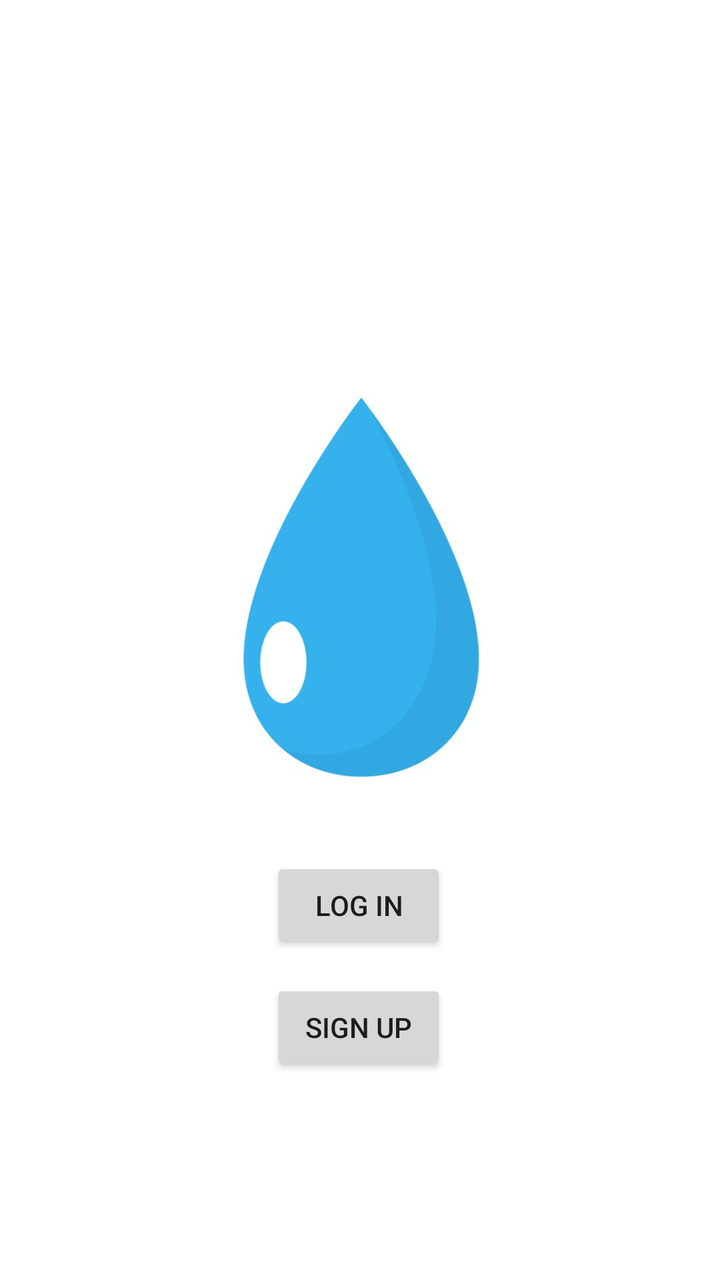
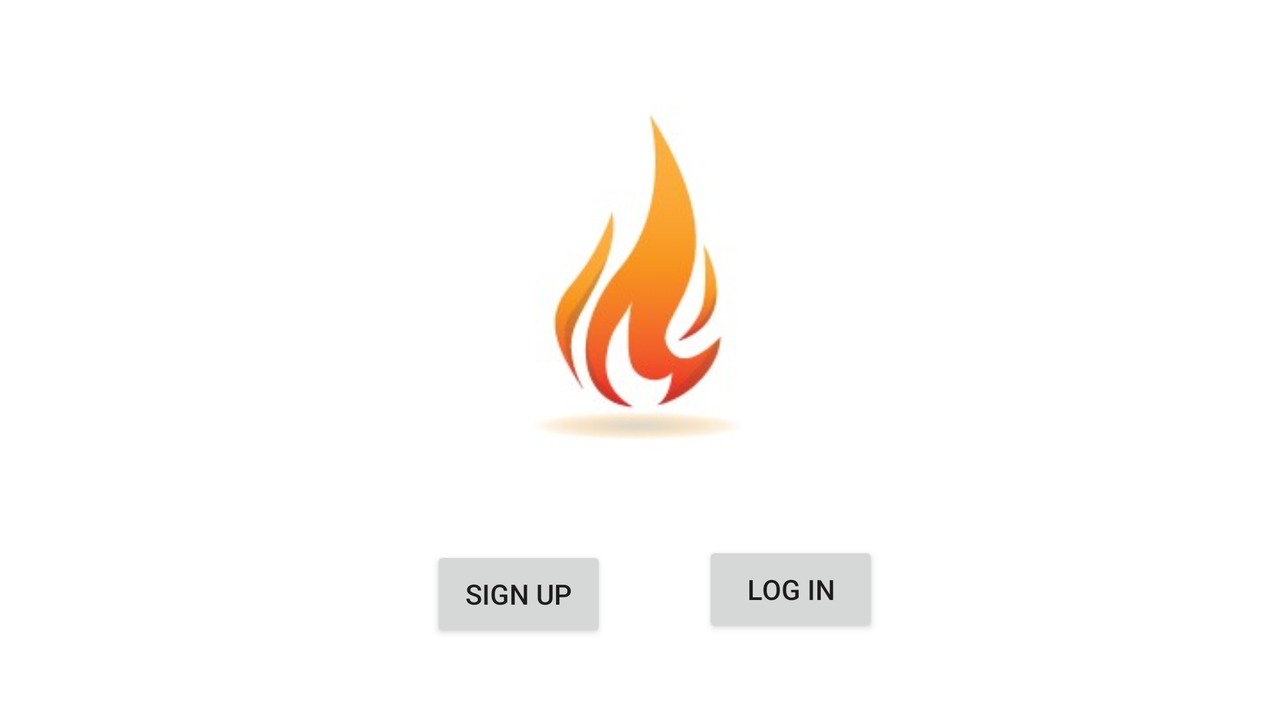

An Android layout and its configuration variant, each rendered on a device that would load it. The default file and the variant file are quoted in full after the pictures.
<!-- AndroidManifest.xml: application theme Theme.Fireandwater -->
<!-- res/layout/fragment_start.xml -->
<?xml version="1.0" encoding="utf-8"?>
<androidx.constraintlayout.widget.ConstraintLayout
    xmlns:android="http://schemas.android.com/apk/res/android"
    xmlns:app="http://schemas.android.com/apk/res-auto"
    xmlns:tools="http://schemas.android.com/tools"
    android:layout_width="match_parent"
    android:layout_height="match_parent"
    android:orientation="horizontal"
    tools:context=".StartFragment">

    <ImageView
        android:id="@+id/startWaterImageView"
        android:layout_width="367dp"
        android:layout_height="640dp"
        android:contentDescription="@string/water_on_first_screen"
        android:src="@drawable/start_water_image"
        app:layout_constraintBottom_toBottomOf="parent"
        app:layout_constraintEnd_toEndOf="parent"
        app:layout_constraintStart_toStartOf="parent"
        app:layout_constraintTop_toTopOf="parent"
        app:layout_constraintVertical_bias="0.0"
        tools:ignore="ImageContrastCheck" />

    <Button
        android:id="@+id/startLogInButton"
        android:layout_width="wrap_content"
        android:layout_height="wrap_content"
        android:text="@string/start_log_in"
        app:layout_constraintBottom_toBottomOf="parent"
        app:layout_constraintEnd_toEndOf="parent"
        app:layout_constraintHorizontal_bias="0.498"
        app:layout_constraintStart_toStartOf="parent"
        app:layout_constraintTop_toTopOf="parent"
        app:layout_constraintVertical_bias="0.724" />

    <Button
        android:id="@+id/startSignUpButton"
        android:layout_width="wrap_content"
        android:layout_height="wrap_content"
        android:text="@string/start_sign_up"
        app:layout_constraintBottom_toBottomOf="parent"
        app:layout_constraintEnd_toEndOf="parent"
        app:layout_constraintHorizontal_bias="0.498"
        app:layout_constraintStart_toStartOf="parent"
        app:layout_constraintTop_toTopOf="@+id/startWaterImageView"
        app:layout_constraintVertical_bias="0.827" />

</androidx.constraintlayout.widget.ConstraintLayout>
<!-- resources referenced by this layout -->
<resources>
  <!-- drawable start_water_image: jpg bitmap (drawable, 85375 bytes) -->
  <string name="start_log_in">log in</string>
  <string name="start_sign_up">sign up</string>
  <string name="water_on_first_screen">first screen water </string>
  <style name="Theme.Fireandwater" parent="Theme.MaterialComponents.Light.DarkActionBar">
          
          <item name="colorPrimary">@color/purple_500</item>
          <item name="colorPrimaryVariant">@color/purple_700</item>
          <item name="colorOnPrimary">@color/white</item>
          
          <item name="colorSecondary">@color/teal_200</item>
          <item name="colorSecondaryVariant">@color/teal_700</item>
          <item name="colorOnSecondary">@color/black</item>
          
          <item name="android:statusBarColor" tools:targetApi="l">?attr/colorPrimaryVariant</item>
          
      </style>
</resources>
<!-- res/layout-land/fragment_start.xml (the author's variant of the layout above) -->
<!-- drawn on the phone turned sideways -->
<?xml version="1.0" encoding="utf-8"?>
<androidx.constraintlayout.widget.ConstraintLayout xmlns:android="http://schemas.android.com/apk/res/android"
    xmlns:app="http://schemas.android.com/apk/res-auto"
    xmlns:tools="http://schemas.android.com/tools"
    android:layout_width="match_parent"
    android:layout_height="match_parent"
    android:orientation="horizontal"
    tools:context=".StartFragment">

    <ImageView
        android:id="@+id/startFireImageView"
        android:layout_width="290dp"
        android:layout_height="222dp"
        android:layout_marginBottom="21dp"
        android:contentDescription="@string/water_on_first_screen"
        android:src="@drawable/start_fire_image"
        app:layout_constraintBottom_toBottomOf="parent"
        app:layout_constraintEnd_toEndOf="parent"
        app:layout_constraintHorizontal_bias="0.499"
        app:layout_constraintStart_toStartOf="parent"
        app:layout_constraintTop_toTopOf="parent"
        app:layout_constraintVertical_bias="0.206"
        tools:ignore="ImageContrastCheck" />

    <Button
        android:id="@id/startSignUpButton"
        android:layout_width="wrap_content"
        android:layout_height="wrap_content"
        android:text="@string/start_sign_up"
        app:layout_constraintBottom_toBottomOf="parent"
        app:layout_constraintEnd_toEndOf="parent"
        app:layout_constraintHorizontal_bias="0.39"
        app:layout_constraintStart_toStartOf="parent"
        app:layout_constraintTop_toTopOf="parent"
        app:layout_constraintVertical_bias="0.875" />

    <Button
        android:id="@id/startLogInButton"
        android:layout_width="wrap_content"
        android:layout_height="wrap_content"
        android:layout_marginBottom="26dp"
        android:text="@string/start_log_in"
        app:layout_constraintBottom_toBottomOf="parent"
        app:layout_constraintEnd_toEndOf="parent"
        app:layout_constraintHorizontal_bias="0.193"
        app:layout_constraintStart_toEndOf="@id/startSignUpButton"
        app:layout_constraintTop_toTopOf="parent"
        app:layout_constraintVertical_bias="0.946" />

</androidx.constraintlayout.widget.ConstraintLayout>
<!-- resources referenced by the variant -->
<!-- as the phone turned sideways resolves them -->
<resources>
  <!-- drawable start_fire_image: jpg bitmap (drawable, 28126 bytes) -->
  <string name="start_log_in">log in</string>
  <string name="start_sign_up">sign up</string>
  <string name="water_on_first_screen">first screen water </string>
  <style name="Theme.Fireandwater" parent="Theme.MaterialComponents.Light.DarkActionBar">
          
          <item name="colorPrimary">@color/purple_500</item>
          <item name="colorPrimaryVariant">@color/purple_700</item>
          <item name="colorOnPrimary">@color/white</item>
          
          <item name="colorSecondary">@color/teal_200</item>
          <item name="colorSecondaryVariant">@color/teal_700</item>
          <item name="colorOnSecondary">@color/black</item>
          
          <item name="android:statusBarColor" tools:targetApi="l">?attr/colorPrimaryVariant</item>
          
      </style>
</resources>
